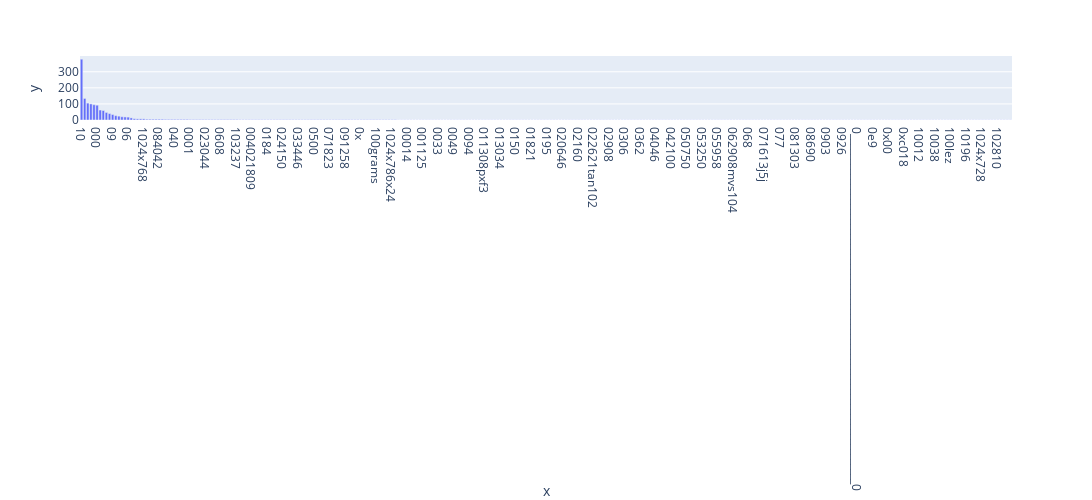

The code cell stored with this chart in its notebook:
### Markdown cell above
### >>> **Exercise 15 (take home):** 
Additionally, you can attempt to sort the terms on the `x-axis` by frequency instead of in alphabetical order. This way the visualization is more meaninfgul and you will be able to observe the so called [long tail](https://en.wikipedia.org/wiki/Long_tail) (get familiar with this term since it will appear a lot in data mining and other statistics courses). see picture below

![alt txt](https://upload.wikimedia.org/wikipedia/commons/thumb/8/8a/Long_tail.svg/1000px-Long_tail.svg.png)

### Code cell
# Answer here
my_graph.update_layout(
    xaxis = {
        'categoryorder': 'total descending'
    }
)

my_graph.show()

### Figure 1 — Plotly figure (JSON) as saved in the notebook; plotly's stock layout.template omitted (floating-point values rounded to 4 significant figures; data arrays with more than 128 entries replaced by an {"elided": "..."} marker saying what was removed)
{"data": [{"alignmentgroup": "True", "hovertemplate": "x=%{x}<br>y=%{y}<extra></extra>", "legendgroup": "", "marker": {"color": "#636efa", "pattern": {"shape": ""}}, "name": "", "offsetgroup": "", "orientation": "v", "showlegend": false, "textposition": "auto", "type": "bar", "x": {"elided": "300 str values"}, "xaxis": "x", "y": {"elided": "300 int values"}, "yaxis": "y"}], "layout": {"barmode": "relative", "height": 500, "legend": {"tracegroupgap": 0}, "margin": {"t": 60}, "width": 1200, "xaxis": {"anchor": "y", "categoryorder": "total descending", "domain": [0, 1], "title": {"text": "x"}}, "yaxis": {"anchor": "x", "domain": [0, 1], "title": {"text": "y"}}}}
